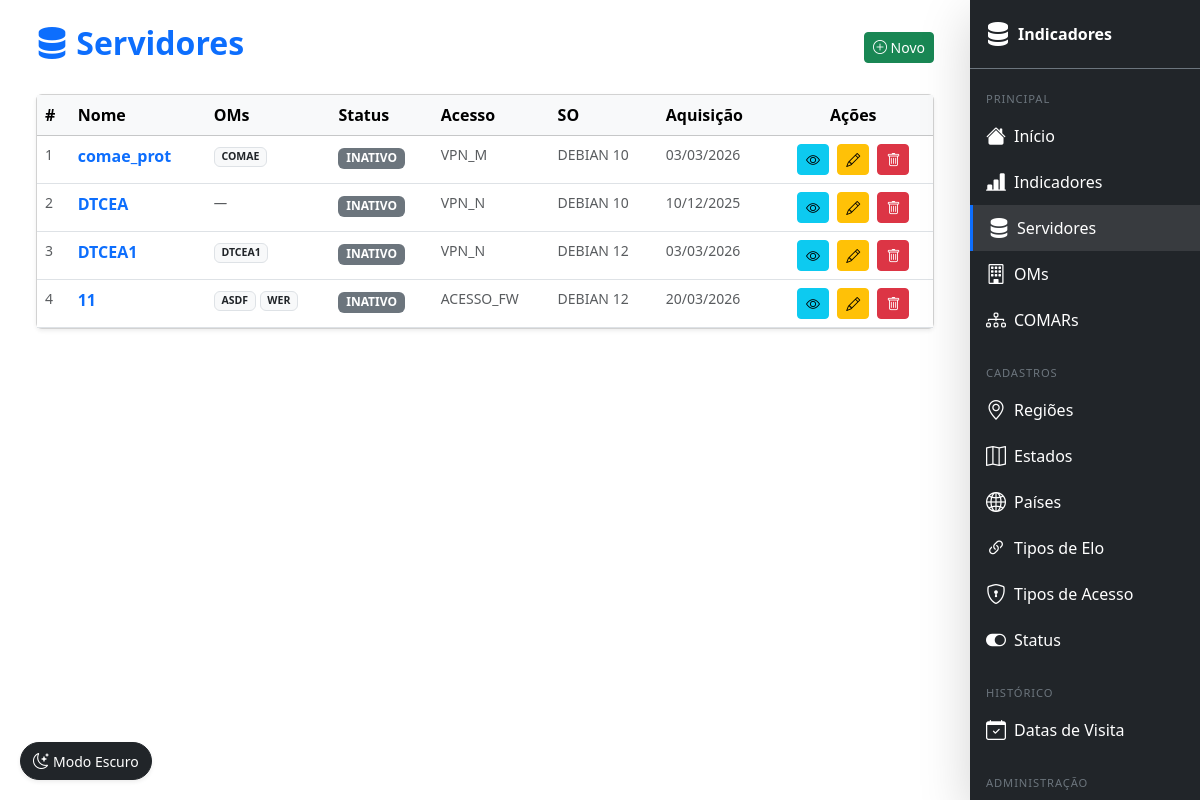
The app's page /servidor/ (signed in) with its own data.
### indicadores/models.py (models this page shows, shortened)
class Servidor(models.Model):
    SUPORTE_ATUAL = 'atual'
    SUPORTE_SUPORTADO = 'suportado'
    SUPORTE_DESCONTINUADO = 'descontinuado'
    SUPORTE_SO_CHOICES = [
        (SUPORTE_ATUAL, 'Atual'),
        (SUPORTE_SUPORTADO, 'Suportado'),
        (SUPORTE_DESCONTINUADO, 'Descontinuado'),
    ]
    status = models.ForeignKey(Status, on_delete=models.CASCADE)
    tipo_acesso = models.ForeignKey(TipoAcesso, on_delete=models.CASCADE)
    nome = models.CharField(max_length=100)
    data_aquisicao = models.DateField()
    sistema_operacional = models.CharField(max_length=100)
    versao_so = models.CharField(max_length=50)
    suporte_so = models.CharField(
        max_length=20,
        choices=SUPORTE_SO_CHOICES,
        default=SUPORTE_ATUAL,
    )
    obs = models.TextField(blank=True, null=True)

class OM(models.Model):
    servidor = models.ForeignKey(
        Servidor,
        on_delete=models.SET_NULL,
        null=True,
        blank=True,
        related_name='oms',
        verbose_name='Servidor',
    )
    sigla = models.CharField(max_length=20)
    nome = models.CharField(max_length=100)
    comar = models.ForeignKey(Comar, on_delete=models.CASCADE)
    pais = models.ForeignKey(Pais, on_delete=models.CASCADE)
    tipo_elo = models.ForeignKey(TipoElo, on_delete=models.CASCADE)
    obs = models.TextField(blank=True, null=True)
    class Meta:
        verbose_name = 'OM'
        verbose_name_plural = 'OMs'

class Status(models.Model):
    descricao = models.CharField(max_length=100)
    def __str__(self):
        return self.descricao

class TipoAcesso(models.Model):
    tipo = models.CharField(max_length=100)
    def __str__(self):
        return self.tipo

### indicadores/views/views_servidor.py (the view)
# urls.py: path('servidor/',                     lr(views.servidor_list),   name='servidor_list'),
def servidor_list(request):
    servidores = (
        Servidor.objects
        .select_related('status', 'tipo_acesso')
        .prefetch_related('oms')
        .all()
    )
    return render(request, 'servidor/list.html', {'objetos': servidores})

### templates/servidor/list.html (shortened to what this page needs)
{% extends 'base.html' %}
{% block content %}
<div class="container mt-4">
    <div class="d-flex justify-content-between align-items-center mb-4">
        <h2 class="fw-bold text-primary"><i class="bi bi-server"></i> Servidores</h2>
        <a href="{% url 'ind:servidor_create' %}" class="btn btn-success btn-sm">
            <i class="bi bi-plus-circle"></i> Novo
        </a>
    </div>
    <div class="card shadow-sm">
        <div class="table-responsive">
            <table class="table table-hover mb-0">
                <thead class="table-light">
                    <tr>
                        <th>#</th>
                        <th>Nome</th>
                        <th>OMs</th>
                        <th>Status</th>
                        <th>Acesso</th>
                        <th>SO</th>
                        <th>Aquisição</th>
                        <th class="text-center">Ações</th>
                    </tr>
                </thead>
                <tbody>
                    {% for obj in objetos %}
                    <tr>
                        <td class="text-muted small">{{ obj.pk }}</td>
                        <td>
                            <a href="{% url 'ind:servidor_detail' obj.pk %}" class="fw-semibold text-decoration-none">
                                {{ obj.nome }}
                            </a>
                        </td>
                        <td class="text-muted small">
                            {% for om in obj.oms.all %}
                                <span class="badge bg-light text-dark border">{{ om.sigla }}</span>
                            {% empty %}
                                <span class="text-muted fst-italic">—</span>
                            {% endfor %}
                        </td>
                        <td>
                            <span class="badge bg-secondary">{{ obj.status }}</span>
                        </td>
                        <td class="text-muted small">{{ obj.tipo_acesso }}</td>
                        <td class="text-muted small">{{ obj.sistema_operacional }} {{ obj.versao_so }}</td>
                        <td class="text-muted small">{{ obj.data_aquisicao|date:"d/m/Y" }}</td>
                        <td class="text-center">
                            <a href="{% url 'ind:servidor_detail' obj.pk %}" class="btn btn-sm btn-info me-1"><i class="bi bi-eye"></i></a>
                            <a href="{% url 'ind:servidor_update' obj.pk %}" class="btn btn-sm btn-warning me-1"><i class="bi bi-pencil"></i></a>
                            <a href="{% url 'ind:servidor_delete' obj.pk %}" class="btn btn-sm btn-danger"><i class="bi bi-trash"></i></a>
                        </td>
                    </tr>
                    {% empty %}
                    <tr><td colspan="8" class="text-center text-muted py-4"><i class="bi bi-inbox fs-4 d-block mb-2"></i>Nenhum servidor cadastrado.</td></tr>
                    {% endfor %}
                </tbody>
            </table>
        </div>
    </div>
</div>
{% endblock %}

### templates/base.html (shortened to what this page needs)
<!DOCTYPE html>
<html lang="pt-br">
<head>
    <link href="https://cdn.jsdelivr.net/npm/bootstrap@5.3.2/dist/css/bootstrap.min.css" rel="stylesheet">
    <link rel="stylesheet" href="https://cdn.jsdelivr.net/npm/bootstrap-icons@1.10.5/font/bootstrap-icons.css">
</head>
<body>
    {% include 'navbar.html' %}
    <main class="container-fluid px-3 px-md-4 mt-3 mt-lg-4 mb-5">
        {% block content %}{% endblock %}
    </main>
    <div style="position:fixed;bottom:20px;left:20px;z-index:1050;">
        <button onclick="toggleDarkMode()"
                class="btn btn-dark shadow-sm d-flex align-items-center gap-1"
                style="border-radius:50px;">
            <i class="bi bi-moon-stars"></i>
            <span class="d-none d-sm-inline small">Modo Escuro</span>
        </button>
    </div>
</body>
</html>

### templates/navbar.html (shortened to what this page needs)
<div id="sidebar-desktop"
     class="d-none d-lg-flex flex-column bg-dark text-white shadow-lg"
     style="position:fixed;top:0;right:0;width:230px;height:100vh;z-index:1030;overflow-y:auto;">
    <div class="p-3 border-bottom border-secondary">
        <a href="{% url 'ind:home' %}" class="text-decoration-none text-white d-flex align-items-center">
            <i class="bi bi-server fs-4 me-2"></i>
            <span class="fw-bold">Indicadores</span>
        </a>
    </div>
    {% include 'sidebar_menu.html' %}
</div>

### templates/sidebar_menu.html (shortened to what this page needs)
<nav class="py-2">
    <div class="px-3 pt-2 pb-1">
        <span class="text-uppercase text-secondary" style="font-size:.7rem;letter-spacing:.08em;">Principal</span>
    </div>
    <a href="{% url 'ind:home' %}"
       class="sidebar-link d-flex align-items-center gap-2 px-3 py-2 text-white text-decoration-none
              {% if request.resolver_match.url_name == 'home' %}active{% endif %}">
        <i class="bi bi-house-fill fs-5"></i>
        <span>Início</span>
    </a>
    <a href="{% url 'ind:indicadores' %}"
       class="sidebar-link d-flex align-items-center gap-2 px-3 py-2 text-white text-decoration-none
              {% if request.resolver_match.url_name == 'indicadores' %}active{% endif %}">
        <i class="bi bi-bar-chart-line-fill fs-5"></i>
        <span>Indicadores</span>
    </a>
    <a href="{% url 'ind:servidor_list' %}"
       class="sidebar-link d-flex align-items-center gap-2 px-3 py-2 text-white text-decoration-none
              {% if 'servidor' in request.resolver_match.url_name|default:'' %}active{% endif %}">
        <i class="bi bi-server fs-5"></i>
        <span>Servidores</span>
    </a>
    <a href="{% url 'ind:om_list' %}"
       class="sidebar-link d-flex align-items-center gap-2 px-3 py-2 text-white text-decoration-none
              {% if 'om' in request.resolver_match.url_name|default:'' %}active{% endif %}">
        <i class="bi bi-building fs-5"></i>
        <span>OMs</span>
    </a>
    <a href="{% url 'ind:comar_list' %}"
       class="sidebar-link d-flex align-items-center gap-2 px-3 py-2 text-white text-decoration-none
              {% if 'comar' in request.resolver_match.url_name|default:'' %}active{% endif %}">
        <i class="bi bi-diagram-3 fs-5"></i>
        <span>COMARs</span>
    </a>
    <div class="px-3 pt-3 pb-1">
        <span class="text-uppercase text-secondary" style="font-size:.7rem;letter-spacing:.08em;">Cadastros</span>
    </div>
    <a href="{% url 'ind:regiao_list' %}"
       class="sidebar-link d-flex align-items-center gap-2 px-3 py-2 text-white text-decoration-none
              {% if 'regiao' in request.resolver_match.url_name|default:'' %}active{% endif %}">
        <i class="bi bi-geo-alt fs-5"></i>
        <span>Regiões</span>
    </a>
    <a href="{% url 'ind:estado_list' %}"
       class="sidebar-link d-flex align-items-center gap-2 px-3 py-2 text-white text-decoration-none
              {% if 'estado' in request.resolver_match.url_name|default:'' %}active{% endif %}">
        <i class="bi bi-map fs-5"></i>
        <span>Estados</span>
    </a>
    <a href="{% url 'ind:pais_list' %}"
       class="sidebar-link d-flex align-items-center gap-2 px-3 py-2 text-white text-decoration-none
              {% if 'pais' in request.resolver_match.url_name|default:'' %}active{% endif %}">
        <i class="bi bi-globe2 fs-5"></i>
        <span>Países</span>
    </a>
    <a href="{% url 'ind:tipo_elo_list' %}"
       class="sidebar-link d-flex align-items-center gap-2 px-3 py-2 text-white text-decoration-none
              {% if 'tipo_elo' in request.resolver_match.url_name|default:'' %}active{% endif %}">
        <i class="bi bi-link-45deg fs-5"></i>
        <span>Tipos de Elo</span>
    </a>
    <a href="{% url 'ind:tipo_acesso_list' %}"
       class="sidebar-link d-flex align-items-center gap-2 px-3 py-2 text-white text-decoration-none
              {% if 'tipo_acesso' in request.resolver_match.url_name|default:'' %}active{% endif %}">
        <i class="bi bi-shield-lock fs-5"></i>
        <span>Tipos de Acesso</span>
    </a>
    <a href="{% url 'ind:status_list' %}"
       class="sidebar-link d-flex align-items-center gap-2 px-3 py-2 text-white text-decoration-none
              {% if 'status' in request.resolver_match.url_name|default:'' %}active{% endif %}">
        <i class="bi bi-toggle-on fs-5"></i>
        <span>Status</span>
    </a>
    <div class="px-3 pt-3 pb-1">
        <span class="text-uppercase text-secondary" style="font-size:.7rem;letter-spacing:.08em;">Histórico</span>
    </div>
    <a href="{% url 'ind:data_visita_list' %}"
       class="sidebar-link d-flex align-items-center gap-2 px-3 py-2 text-white text-decoration-none
              {% if 'data_visita' in request.resolver_match.url_name|default:'' %}active{% endif %}">
        <i class="bi bi-calendar-check fs-5"></i>
        <span>Datas de Visita</span>
    </a>
    <div class="px-3 pt-3 pb-1">
        <span class="text-uppercase text-secondary" style="font-size:.7rem;letter-spacing:.08em;">Administração</span>
    </div>
</nav>

### templates/base.html (style rules this page uses)
@media (min-width: 992px) { body { padding-right: 230px; } }
.sidebar-link { transition: background .15s; border-radius: 0; }
.sidebar-link:hover, .sidebar-link.active { background: rgba(255,255,255,.1); color: #fff !important; }
.sidebar-link.active { border-left: 3px solid #0d6efd; }

### records on screen
Servidor: pk "1", nome "comae_prot", status "INATIVO", tipo_acesso "VPN_M", sistema_operacional "DEBIAN", versao_so "10", data_aquisicao "03/03/2026"
OM: sigla "COMAE"
Servidor: pk "2", nome "DTCEA", status "INATIVO", tipo_acesso "VPN_N", sistema_operacional "DEBIAN", versao_so "10", data_aquisicao "10/12/2025"
Servidor: pk "3", nome "DTCEA1", status "INATIVO", tipo_acesso "VPN_N", sistema_operacional "DEBIAN", versao_so "12", data_aquisicao "03/03/2026"
OM: sigla "DTCEA1"
Servidor: pk "4", nome "11", status "INATIVO", tipo_acesso "ACESSO_FW", sistema_operacional "DEBIAN", versao_so "12", data_aquisicao "20/03/2026"
OM: sigla "ASDF"
OM: sigla "WER"
